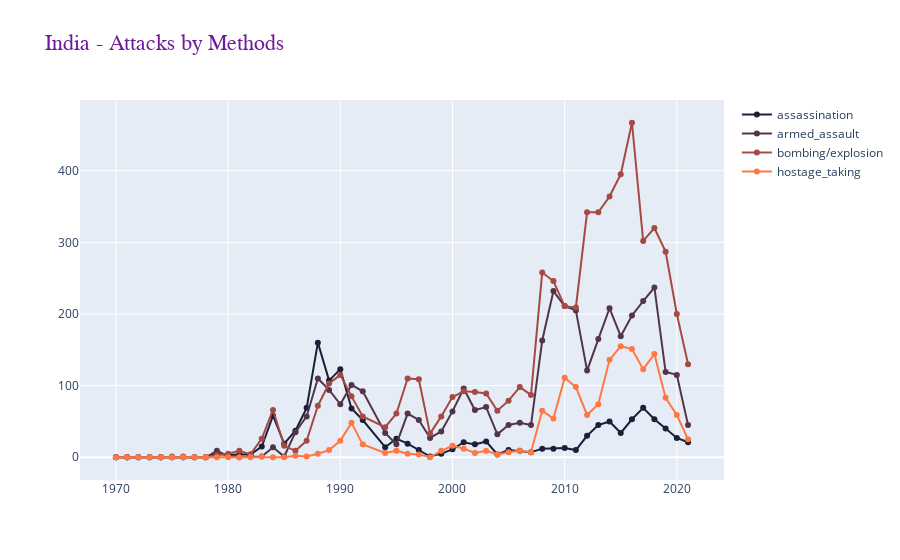

The cell this chart's notebook holds for it:
### Code cell
# format columns
df.columns = format_cols(df.columns.to_list())

# further format columns
new_cols = ['entity', 'code', 'year']
for c in df.columns[-9:].tolist():
    nc = c.split('terrorist_attacks_')[1]
    new_cols.append(nc)

df.columns = new_cols

# filter & reset index
df = df[df['entity'] == my_country]
df.reset_index(drop=True, inplace=True)

# combine 2 "hostage taking" columns into a single
df['hostage_taking'] = np.add(df['hostage_taking_(barricade_incident)'], df['hostage_taking_(kidnapping)'])
df.drop(['hostage_taking_(barricade_incident)','hostage_taking_(kidnapping)'],axis=1, inplace=True)


# visualize
fig2 = go.Figure()

# list of columns to plot
cols = df.columns[-4:].to_list()

# attacks, fatalies & injuries
for i, c in enumerate(cols,start=1):
    fig2.add_trace(go.Scatter(x=df['year'], y=df[c],
                    mode='lines+markers',
                    name=c,
                    hovertemplate="<br>".join(["year: %{x}",
                                               "count: %{y}",
                                               "<extra></extra>"
                                              ]),
                    line=dict(color=palette[i], width=2) ))



fig2.update_layout(title='India - Attacks by Methods',
                  title_font=title_font_config,
                  hovermode='x unified'
                 )
fig2.show()

### Figure 1 — Plotly figure (JSON) as saved in the notebook; plotly's stock layout.template omitted (floating-point values rounded to 4 significant figures)
{"data": [{"hovertemplate": "year: %{x}<br>count: %{y}<br><extra></extra>", "line": {"color": "#1b1f3a", "width": 2}, "mode": "lines+markers", "name": "assassination", "type": "scatter", "x": [1970, 1971, 1972, 1973, 1974, 1975, 1976, 1977, 1978, 1979, 1980, 1981, 1982, 1983, 1984, 1985, 1986, 1987, 1988, 1989, 1990, 1991, 1992, 1994, 1995, 1996, 1997, 1998, 1999, 2000, 2001, 2002, 2003, 2004, 2005, 2006, 2007, 2008, 2009, 2010, 2011, 2012, 2013, 2014, 2015, 2016, 2017, 2018, 2019, 2020, 2021], "y": [0, 0, 0, 0, 0, 0, 0, 0, 0, 5, 3, 4, 4, 15, 58, 19, 37, 69, 160, 107, 123, 68, 52, 14, 26, 19, 10, 1, 5, 11, 21, 18, 22, 4, 10, 9, 7, 12, 12, 13, 10, 30, 45, 50, 34, 53, 69, 53, 40, 27, 21]}, {"hovertemplate": "year: %{x}<br>count: %{y}<br><extra></extra>", "line": {"color": "#53354a", "width": 2}, "mode": "lines+markers", "name": "armed_assault", "type": "scatter", "x": [1970, 1971, 1972, 1973, 1974, 1975, 1976, 1977, 1978, 1979, 1980, 1981, 1982, 1983, 1984, 1985, 1986, 1987, 1988, 1989, 1990, 1991, 1992, 1994, 1995, 1996, 1997, 1998, 1999, 2000, 2001, 2002, 2003, 2004, 2005, 2006, 2007, 2008, 2009, 2010, 2011, 2012, 2013, 2014, 2015, 2016, 2017, 2018, 2019, 2020, 2021], "y": [0, 0, 0, 0, 0, 0, 0, 0, 0, 9, 2, 0, 1, 1, 14, 1, 35, 57, 110, 94, 74, 101, 92, 34, 18, 61, 52, 27, 36, 64, 96, 66, 70, 32, 45, 48, 45, 163, 232, 211, 205, 121, 165, 208, 169, 198, 218, 237, 119, 115, 45]}, {"hovertemplate": "year: %{x}<br>count: %{y}<br><extra></extra>", "line": {"color": "#a64942", "width": 2}, "mode": "lines+markers", "name": "bombing/explosion", "type": "scatter", "x": [1970, 1971, 1972, 1973, 1974, 1975, 1976, 1977, 1978, 1979, 1980, 1981, 1982, 1983, 1984, 1985, 1986, 1987, 1988, 1989, 1990, 1991, 1992, 1994, 1995, 1996, 1997, 1998, 1999, 2000, 2001, 2002, 2003, 2004, 2005, 2006, 2007, 2008, 2009, 2010, 2011, 2012, 2013, 2014, 2015, 2016, 2017, 2018, 2019, 2020, 2021], "y": [0, 0, 0, 0, 0, 1, 1, 0, 0, 3, 5, 9, 4, 26, 66, 16, 9, 23, 72, 103, 115, 85, 57, 42, 61, 110, 109, 33, 57, 84, 92, 91, 89, 65, 79, 98, 87, 258, 246, 211, 209, 342, 342, 364, 395, 467, 302, 320, 287, 200, 130]}, {"hovertemplate": "year: %{x}<br>count: %{y}<br><extra></extra>", "line": {"color": "#ff7844", "width": 2}, "mode": "lines+markers", "name": "hostage_taking", "type": "scatter", "x": [1970, 1971, 1972, 1973, 1974, 1975, 1976, 1977, 1978, 1979, 1980, 1981, 1982, 1983, 1984, 1985, 1986, 1987, 1988, 1989, 1990, 1991, 1992, 1994, 1995, 1996, 1997, 1998, 1999, 2000, 2001, 2002, 2003, 2004, 2005, 2006, 2007, 2008, 2009, 2010, 2011, 2012, 2013, 2014, 2015, 2016, 2017, 2018, 2019, 2020, 2021], "y": [0, 0, 0, 0, 0, 0, 0, 0, 0, 0, 0, 0, 0, 1, 0, 0, 2, 1, 5, 10, 23, 48, 18, 6, 9, 5, 4, 0, 9, 16, 12, 6, 9, 4, 7, 9, 7, 65, 54, 111, 98, 59, 74, 136, 155, 151, 123, 144, 83, 59, 25]}], "layout": {"autosize": true, "hovermode": "x unified", "title": {"font": {"color": "#6f199c", "family": "Balto", "size": 22}, "text": "India - Attacks by Methods"}, "xaxis": {"autorange": true, "range": [1967.0, 2024.0], "type": "linear"}, "yaxis": {"autorange": true, "range": [-38.54, 505.5], "type": "linear"}}}
